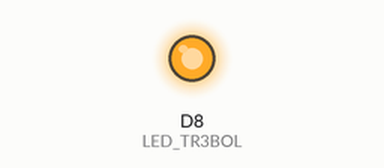
Simulated run of this sketch. Board: ESP8266 (NodeMCU). Parts: output pins drawn as LEDs (lit = HIGH).

Above: at 0.2 s.
At 5.5 s:
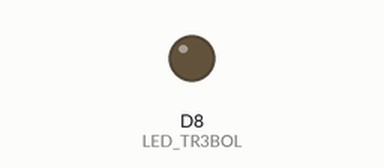
Timing chart, 0 to 8.1 s (numbered marks = the images above):
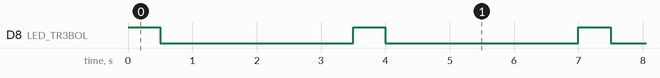

The sketch:

Ejercicio1.ino
```cpp
// 1) LED verde parpadea cíclicamente: medio segundo encendido y 3 segundos apagado
#define LED_TR3BOL D8
void setup() {
  pinMode(LED_TR3BOL, OUTPUT);
}

void loop() {
  digitalWrite(LED_TR3BOL, HIGH);
  delay(500);
  // Medio segundo encendido
  digitalWrite(LED_TR3BOL, LOW);
  delay(3000);
  // Tres segundos apagados
}
```

Measured:
- by itself, D8 (LED_TR3BOL): alternates HIGH for 0.50 s and LOW for 3.0 s
